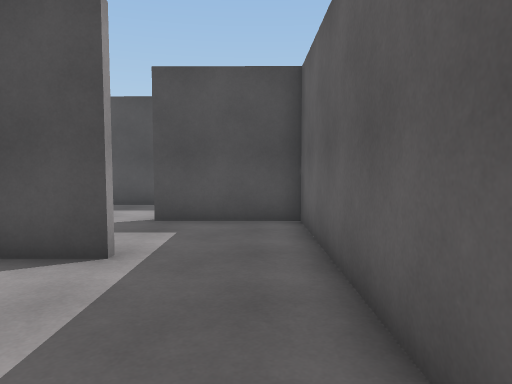
[1] (above)

24 first-person views from a walk through a scene from a Unity 3-D project. The camera is 1.3 m above the floor, tilts 4° down and sees 70° across. The floor is counted in squares, 1 m on a side. Each view is taken from the middle of a square. On the plan, view 1 faces up. The plan holds only what a view shows up to about 15 squares ahead; the rest is blank. The place goes on beyond the plan. The player is left out.

[2]
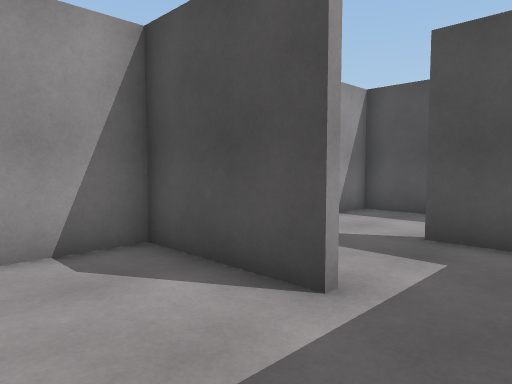

[3]
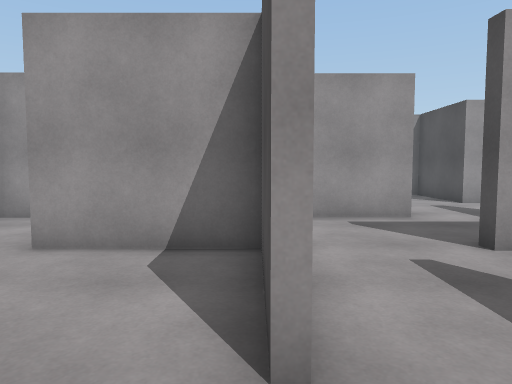

[4]
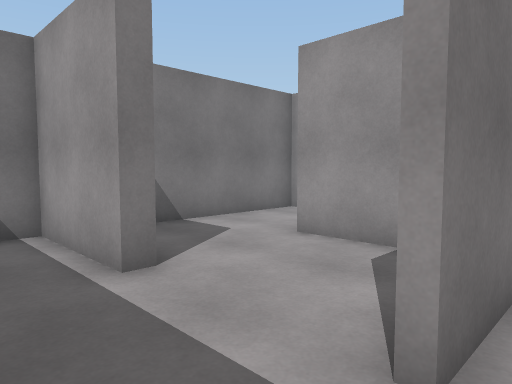

[5]
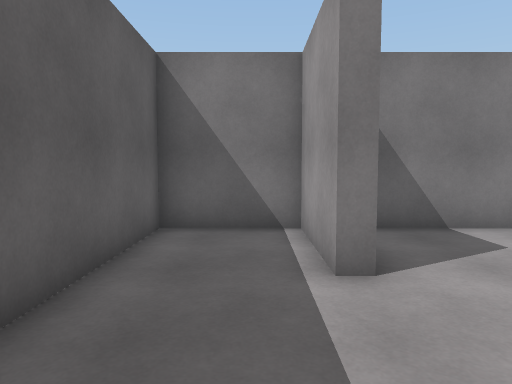

[6]
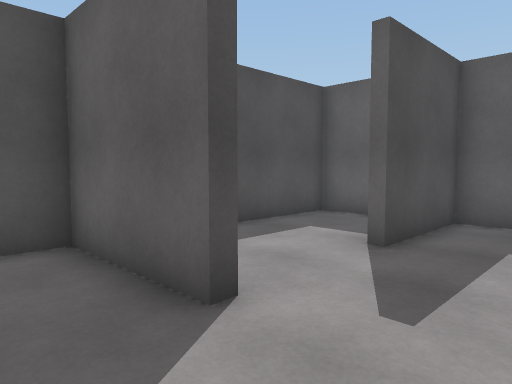

[7]
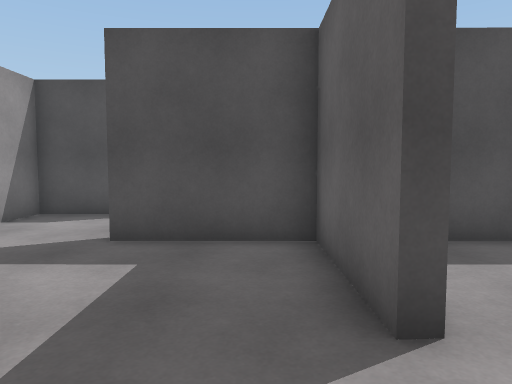

[8]
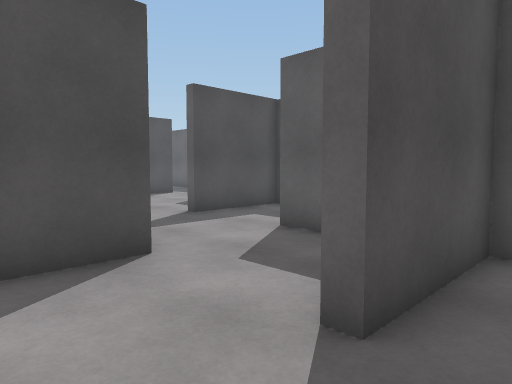

[9]
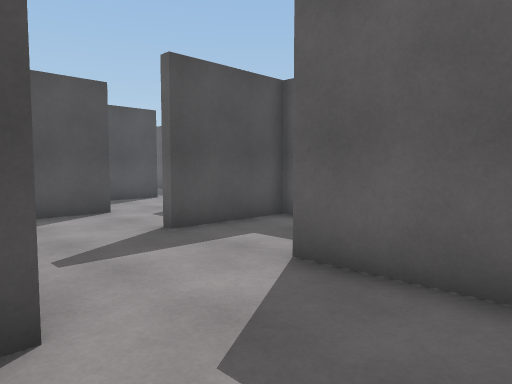

[10]
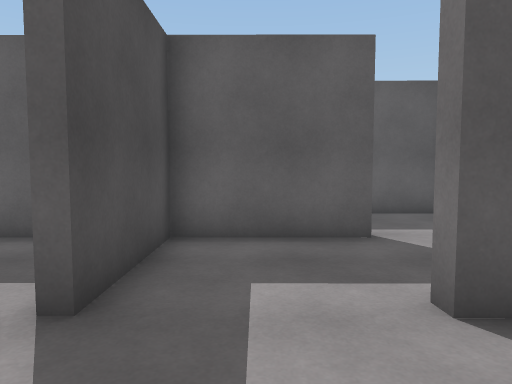

[11]
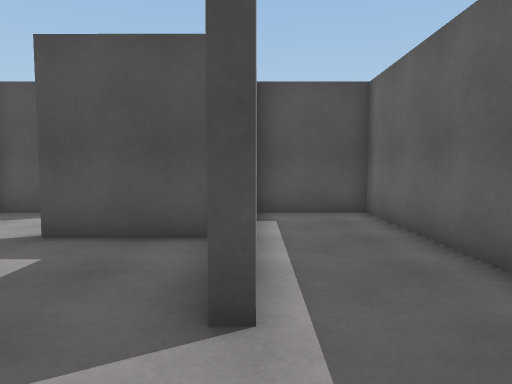

[12]
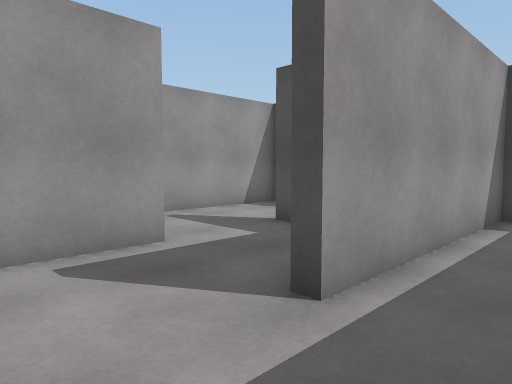

[13]
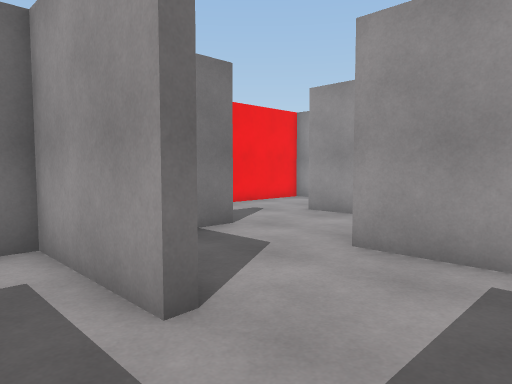

[14]
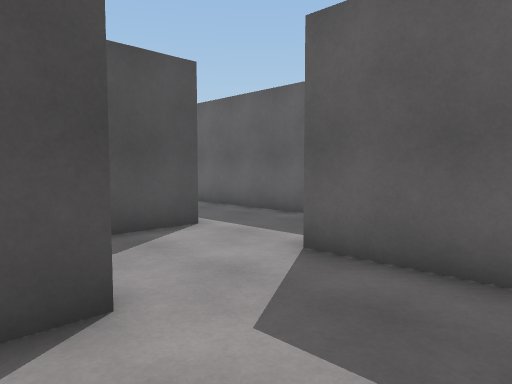

[15]
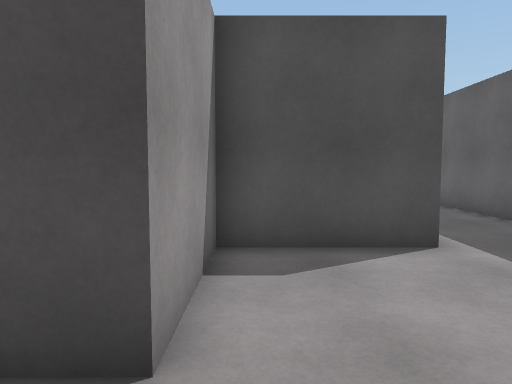

[16]
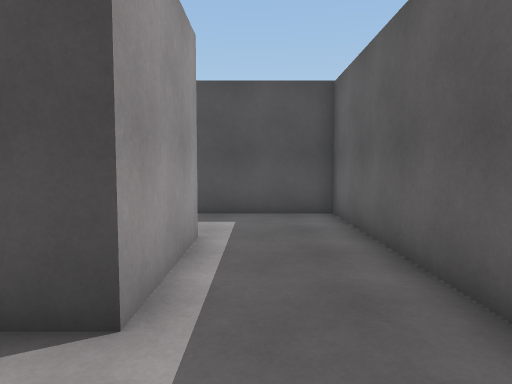

[17]
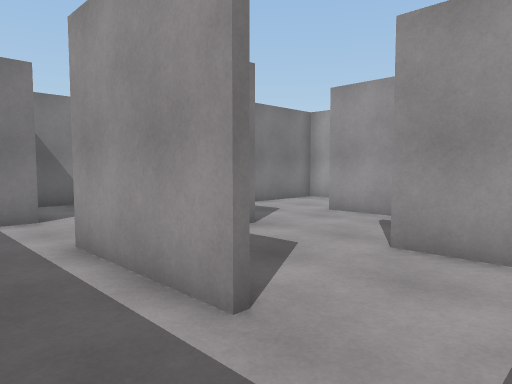

[18]
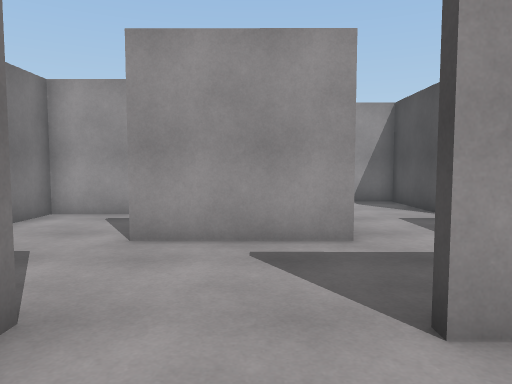

[19]
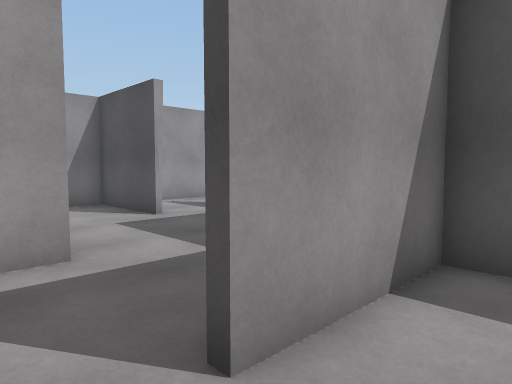

[20]
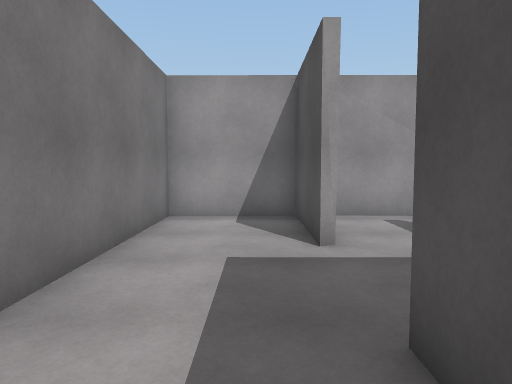

[21]
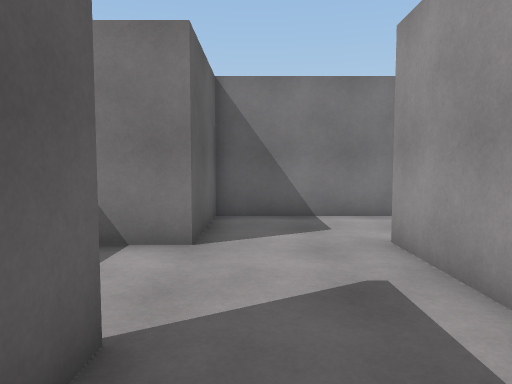

[22]
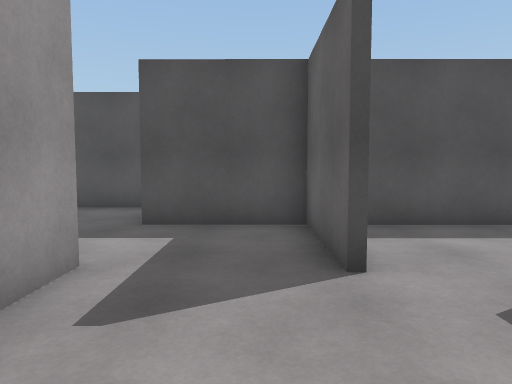

[23]
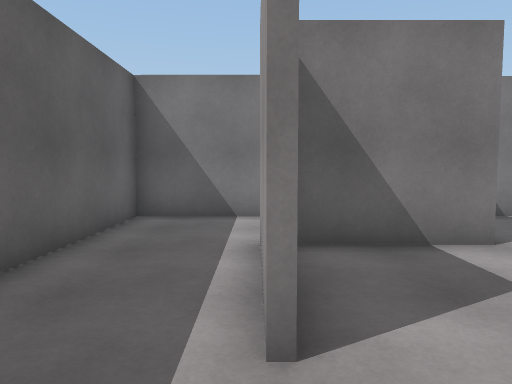

[24]
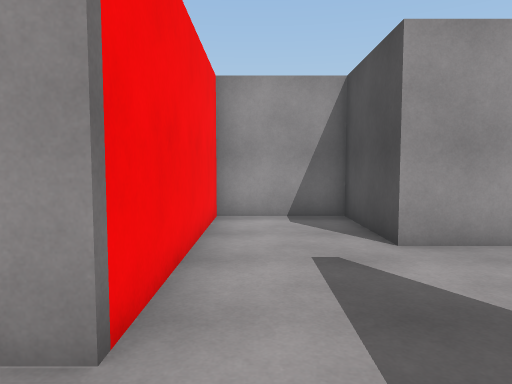

### Floor plan
Points are (right, up) in squares from view 1. A wall is a line through its corners. A room is listed if a view was taken in it or the views show most of it. See-through windows are left out.
Room 1 (views 1, 2, 3, 4, 5, 6, 7, 24)
walls: (-4.1, 5.3) (-2, 5.3); (-2, 5.1) (-5.7, 5.1) (-5.7, 1.4); (-5.6, 8.7) (-5.9, 8.7) (-5.9, 12.3) (-8.5, 12.3); (-2.5, 1.7) (-2.1, 1.7) (-2.1, -1.6) (1, -1.6) (1.1, 8.6) (-2.4, 8.7) (-2.4, 9.1); (-9.4, 9) (-9.4, 6.4); (1.1, 10.8) (1.1, 12.3) (-5.7, 12.3) (-5.7, 10.8); (-9.4, -0.7) (-9.4, -1.6) (-3.5, -1.6)
ways out: opening at (-9, 10.5) to room 2
Room 2 (views 8, 9, 10, 11, 12, 13, 14, 15)
walls: (-5.9, 13.6) (-5.9, 16.3) (-5.7, 16.3) (-5.7, 12.7) (-5.1, 12.7); (-8.5, 12.3) (-9.5, 12.3) (-9.5, 12.7) (-8.6, 12.7); (-5.7, 23.2) (-9.3, 23.2) (-9.4, 15.9) (-12.9, 15.9) (-12.9, 12.3) (-16.5, 12.3) (-16.6, 9) (-9.4, 9); (1.1, 17.3) (1.1, 23.2) (-2.1, 23.2) (-2.1, 15.9) (-2.4, 15.9) (-2.4, 19.6) (-5.9, 19.6) (-5.9, 20); (1.1, 13) (1.1, 14.8)
ways out: opening at (-9, 10.5) to room 1; opening at (-5.5, 21.5) to room 3
Room 3 (view 16)
walls: (-2.4, 20.7) (-2.4, 23.4) (1.1, 23.4) (1.1, 30.6); (-4.4, 19.9) (-3.3, 19.9); (-2, 30.7) (-2, 26.8) (-5.6, 26.8) (-5.7, 23.2)
ways out: opening at (-5.5, 21.5) to room 2; opening at (-0.5, 31) to room 4
Room 4 (views 17, 18, 19, 20, 21, 22, 23)
walls: (-9.3, 30.8) (-9.3, 26.7); (-5.9, 30.4) (-6, 34.1) (-9.6, 34.1); (-12.9, 34.1) (-16.5, 34.1) (-16.5, 30.7) (-10.1, 30.7); (-12.9, 25.6) (-12.9, 23.4) (-5.9, 23.4) (-5.9, 27) (-2.6, 27); (1.1, 30.6) (1.1, 34.1) (-5.6, 34.1) (-5.6, 30.3)
ways out: opening at (-0.5, 31) to room 3

Positions as (right, up) in squares from view 1, and headings:
1: (0, 0), facing up
2: (0, 2), facing up-left
3: (0, 5), facing left
4: (0, 6), facing down-left
5: (-1, 6), facing down
6: (-8, 6), facing up-right
7: (-7, 6), facing up
8: (-12, 11), facing up-right
9: (-10, 13), facing up-right
10: (-9, 18), facing right
11: (-2, 13), facing up
12: (0, 13), facing up-left
13: (-4, 19), facing down-left
14: (-7, 20), facing up-right
15: (-5, 21), facing up
16: (-1, 24), facing up
17: (0, 33), facing down-left
18: (-3, 29), facing left
19: (-4, 29), facing up-left
20: (-7, 33), facing left
21: (-7, 33), facing down
22: (-7, 26), facing up
23: (-2, 33), facing down
24: (-7, 10), facing left
